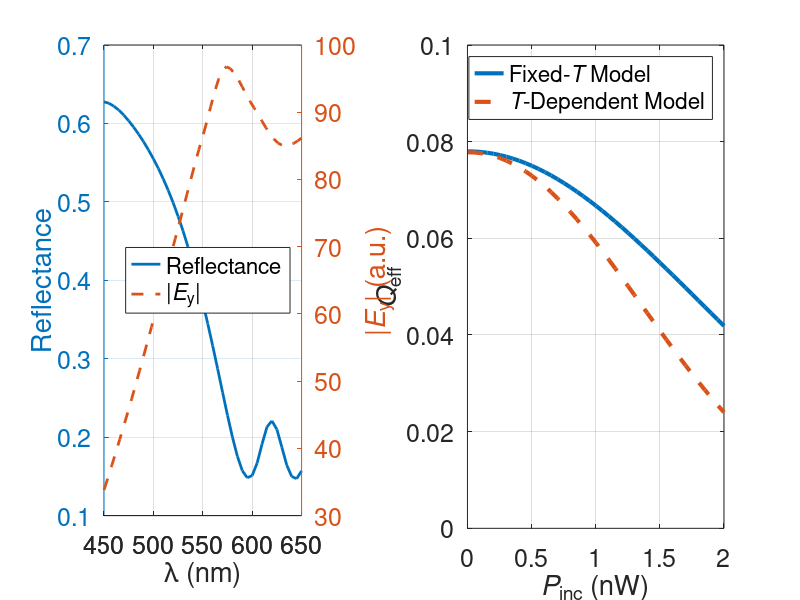

Source code (MATLAB):
clear
close all
%%%%%%%%%%%%%%%%%%%%%%%%%%
FS = 18;
set(0,'defaultlinelinewidth',3)
set(0,'DefaultAxesFontSize',FS)
set(0,'DefaultTextFontSize',FS)

load Qeff_vs_Pinc_475_550_625; 

figure('position',[300, 700, 1500, 400]); clf;
subplot(122);
plot(xi,z0, xi,y2,'--');
xlim([0 2]);
ylim([0 0.1])
grid on;
xlabel('{\it{P}}_{inc} (nW)');
ylabel('{\it{Q}}_{eff}');
legend('Fixed-{\it{T}} Model', '{\it{T}}-Dependent Model')
text(-8,0.105,'(b)','FontSize',FS+4)
text(-73,0.105,'(a)','FontSize',FS+4)

% bare mos2 results
load bare_mos2_Ey; %  xi Ei

% reflectance results
R = [0.4500000109395891	0.6275545954704285
0.45500001106114013	0.6256977915763855
0.4600000111826911	0.6219612956047058
0.4650000113042421	0.6169512867927551
0.47000001142579306	0.6106274127960205
0.47500001154734406	0.6033393740653992
0.480000012	0.5952939391136169
0.48500001179044594	0.5863097906112671
0.490000012	0.5767605304718018
0.49500001203354804	0.5662398934364319
0.5000000121550989	0.5548991560935974
0.505000012	0.5426703691482544
0.5100000123982009	0.5292003154754639
0.515000013	0.5147117376327515
0.520000013	0.4988991618156433
0.525000013	0.4815808832645416
0.530000013	0.4629374146461487
0.5350000130059559	0.4426353871822357
0.5400000131275069	0.4206010401248932
0.5450000132490579	0.3970426321029663
0.5500000133706089	0.37175342440605164
0.5550000134921598	0.3447791635990143
0.5600000136137109	0.3165442645549774
0.5650000137352618	0.2872393727302551
0.5700000138568128	0.25730475783348083
0.5750000139783638	0.2278074324131012
0.5800000140999148	0.20001038908958435
0.5850000142214657	0.1756173074245453
0.5900000143430167	0.15728293359279633
0.5950000144645677	0.14817360043525696
0.6000000145861187	0.1511256843805313
0.6050000147076697	0.1669820100069046
0.6100000148292207	0.19131775200366974
0.6150000149507717	0.21320389211177826
0.6200000150723227	0.22071367502212524
0.6250000151938737	0.20980948209762573
0.6300000153154247	0.1872105747461319
0.6350000154369757	0.16433632373809814
0.6400000155585267	0.14973360300064087
0.6450000156800777	0.14707708358764648
0.6500000158016286	0.15692691504955292
0.6550000159231797	0.17663225531578064
0.6600000160447306	0.19832272827625275
0.6650000161662817	0.21014241874217987
0.6700000162878326	0.20272265374660492
0.6750000164093837	0.17591677606105804
0.6800000165309346	0.13935692608356476
0.6850000166524856	0.10621695965528488
0.6900000167740366	0.085695788
0.6950000168955875	0.079878382
0.7000000170171385	0.085816443];


subplot(121);
[AX, H1, H2] = plotyy(R(1:41,1)*1e3, R(1:41,2),xi,Ei);
xlim(AX(1),[450 650])
xlim(AX(2),[450 650])
ylabel(AX(1), 'Reflectance');
ylabel(AX(2), '|{\it{E}}_y| (a.u.)');
set(H1,'linewidth',2);
set(H2,'linestyle','--','linewidth',2);
text(420, 0.82, '(a)', 'FontSize',FS+4);
text(675, 0.82, '(b)', 'FontSize',FS+4);
grid on;
xlabel('\lambda (nm)');
legend('Reflectance','|{\it{E}}_y|','Location','East')